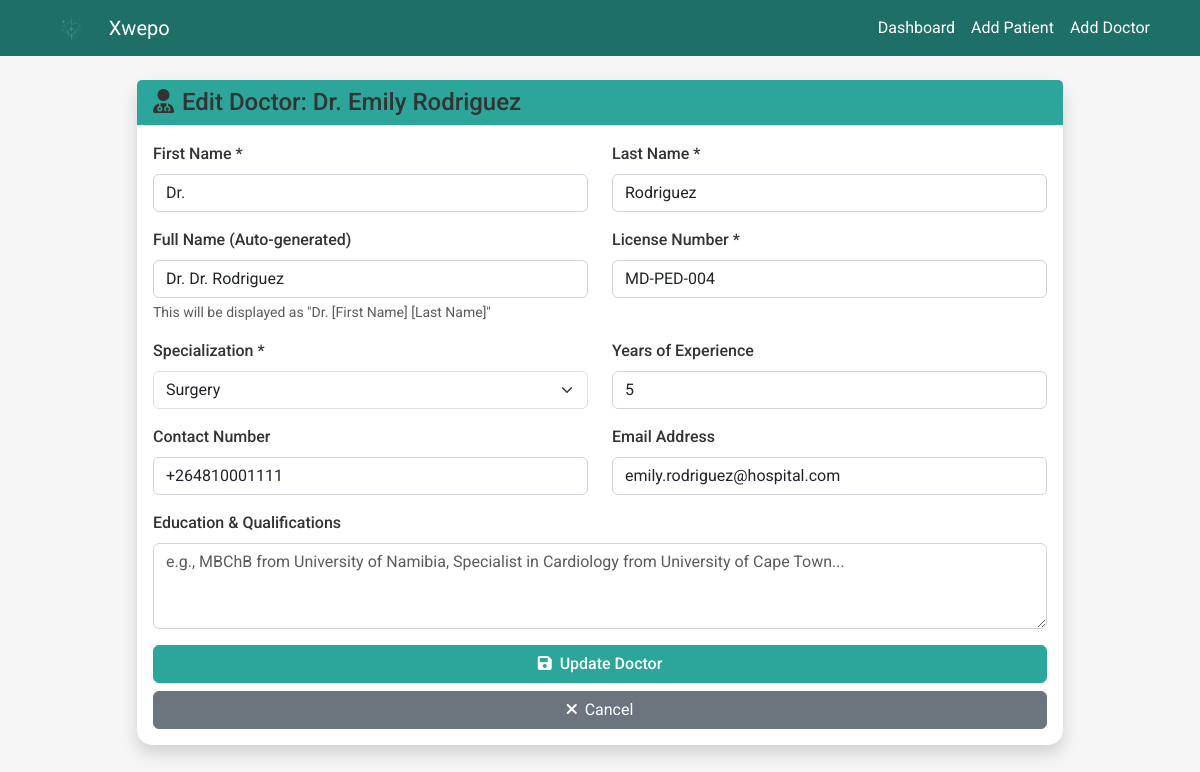
/edit_doctor/2 (signed in), run on the app's committed database.
### models.py (models this page shows)
class Doctor(db.Model):
    id = db.Column(db.Integer, primary_key=True)
    name = db.Column(db.String(100), nullable=False)
    specialization = db.Column(db.String(50))
    license_number = db.Column(db.String(50), unique=True)
    contact_number = db.Column(db.String(20))
    email = db.Column(db.String(120))
    experience_years = db.Column(db.Integer)
    education = db.Column(db.Text)
    created_at = db.Column(db.DateTime, default=datetime.now)
    appointments = db.relationship('Appointment', backref='doctor', lazy=True, cascade='all, delete-orphan')
    availabilities = db.relationship('DoctorAvailability', backref='doctor', lazy=True, cascade='all, delete-orphan')
    prescriptions = db.relationship('Prescription', backref='doctor', lazy=True, cascade='all, delete-orphan')
    medical_records = db.relationship('MedicalRecord', backref='doctor', lazy=True, cascade='all, delete-orphan')

### app.py (the view, shortened to what this page needs)
@app.route('/edit_doctor/<int:doctor_id>', methods=['GET', 'POST'])
@login_required
def edit_doctor(doctor_id):
    if current_user.role != 'admin':
        flash('Access denied. Admin privileges required.', 'error')
        return redirect(url_for('index'))
    doctor = Doctor.query.get_or_404(doctor_id)
    return render_template('edit_doctor.html', doctor=doctor)

### app.py (called while the page is built)
@login_manager.user_loader
def load_user(user_id):
    return User.query.get(int(user_id))

### templates/edit_doctor.html (shortened to what this page needs)
<!DOCTYPE html>
<html lang="en">
<head>
    <link href="https://cdn.jsdelivr.net/npm/bootstrap@5.3.0/dist/css/bootstrap.min.css" rel="stylesheet" onerror="this.onerror=null;this.href='{{ url_for('static', filename='libs/bootstrap/bootstrap.min.css') }}'">
    <link href="{{ url_for('static', filename='libs/fontawesome/css/all.min.css') }}" rel="stylesheet">
    <link href="{{ url_for('static', filename='css/color-scheme.css') }}" rel="stylesheet">
    <link href="{{ url_for('static', filename='css/color-scheme.css') }}" rel="stylesheet">
</head>
<body style="background-color: var(--light-gray);">
    <nav class="navbar navbar-expand-lg navbar-dark" style="background-color: var(--primary-teal-dark);">
        <div class="container">
            <a class="navbar-brand d-flex align-items-center" href="{{ url_for('index') }}">
                <img src="{{ url_for('static', filename='images/xwepo_logo.png') }}" alt="Xwepo" class="me-2" style="height: 30px;">
                <span>Xwepo</span>
            </a>
            <div class="navbar-nav ms-auto">
                <a class="nav-link" href="{{ url_for('index') }}">Dashboard</a>
                <a class="nav-link" href="{{ url_for('add_patient') }}">Add Patient</a>
                <a class="nav-link" href="{{ url_for('add_doctor') }}">Add Doctor</a>
            </div>
        </div>
    </nav>
    <div class="container mt-4">
        <div class="row justify-content-center">
            <div class="col-lg-10">
                <div class="card shadow">
                    <div class="card-header bg-primary text-white">
                        <h4 class="mb-0">
                            <i class="fas fa-user-md me-2"></i>Edit Doctor: {{ doctor.name }}
                        </h4>
                    </div>
                    <div class="card-body">
                        <form method="POST" action="{{ url_for('edit_doctor', doctor_id=doctor.id) }}">
                            <div class="row">
                                <div class="col-md-6">
                                    <div class="mb-3">
                                        <label for="first_name" class="form-label">First Name *</label>
                                        <input type="text" class="form-control" id="first_name" name="first_name" value="{{ doctor.first_name or doctor.name.split()[0] if doctor.name else '' }}" required>
                                    </div>
                                </div>
                                <div class="col-md-6">
                                    <div class="mb-3">
                                        <label for="last_name" class="form-label">Last Name *</label>
                                        <input type="text" class="form-control" id="last_name" name="last_name" value="{{ doctor.last_name or doctor.name.split()[-1] if doctor.name else '' }}" required>
                                    </div>
                                </div>
                            </div>
                            <div class="row">
                                <div class="col-md-6">
                                    <div class="mb-3">
                                        <label for="full_name_display" class="form-label">Full Name (Auto-generated)</label>
                                        <input type="text" class="form-control" id="full_name_display" readonly>
                                        <div class="form-text">This will be displayed as "Dr. [First Name] [Last Name]"</div>
                                    </div>
                                </div>
                                <div class="col-md-6">
                                    <div class="mb-3">
                                        <label for="license_number" class="form-label">License Number *</label>
                                        <input type="text" class="form-control" id="license_number" name="license_number"
                                               value="{{ doctor.license_number or '' }}" required>
                                    </div>
                                </div>
                            </div>
                            <div class="row">
                                <div class="col-md-6">
                                    <div class="mb-3">
                                        <label for="specialization" class="form-label">Specialization *</label>
                                        <select class="form-select" id="specialization" name="specialization" required>
                                            <option value="Surgery" {% if doctor.specialization == 'Surgery' %}selected{% endif %}>Surgery</option>
                                        </select>
                                    </div>
                                </div>
                                <div class="col-md-6">
                                    <div class="mb-3">
                                        <label for="experience_years" class="form-label">Years of Experience</label>
                                        <input type="number" class="form-control" id="experience_years" name="experience_years"
                                               value="{{ doctor.experience_years or '' }}" min="0" max="50">
                                    </div>
                                </div>
                            </div>
                            <div class="row">
                                <div class="col-md-6">
                                    <div class="mb-3">
                                        <label for="contact_number" class="form-label">Contact Number</label>
                                        <input type="tel" class="form-control" id="contact_number" name="contact_number"
                                               value="{{ doctor.contact_number or '' }}" placeholder="+264 61 123 4567">
                                    </div>
                                </div>
                                <div class="col-md-6">
                                    <div class="mb-3">
                                        <label for="email" class="form-label">Email Address</label>
                                        <input type="email" class="form-control" id="email" name="email"
                                               value="{{ doctor.email or '' }}" placeholder="doctor@windhoekmed.com.na">
                                    </div>
                                </div>
                            </div>
                            <div class="mb-3">
                                <label for="education" class="form-label">Education & Qualifications</label>
                                <textarea class="form-control" id="education" name="education" rows="3"
                                          placeholder="e.g., MBChB from University of Namibia, Specialist in Cardiology from University of Cape Town...">{{ doctor.education or '' }}</textarea>
                            </div>
                            <div class="d-grid gap-2">
                                <button type="submit" class="btn btn-primary">
                                    <i class="fas fa-save me-2"></i>Update Doctor
                                </button>
                                <a href="{{ url_for('index') }}" class="btn btn-secondary">
                                    <i class="fas fa-times me-2"></i>Cancel
                                </a>
                            </div>
                        </form>
                    </div>
                </div>
            </div>
        </div>
    </div>
</body>
</html>

### static/css/color-scheme.css (style rules this page uses)
:root { --primary-teal: #2CA69A; --primary-teal-dark: #1E6F68; --primary-teal-light: #A8D5D0; --white: #FFFFFF; --light-gray: #F5F5F5; --medium-gray: #6B6B6B; --dark-gray: #333333; --accent-blue: #007BFF; --accent-green: #28A745; --accent-orange: #FD7E14; --accent-red: #DC3545; --font-family: 'Roboto', sans-serif; }
body { font-family: var(--font-family); color: var(--dark-gray); background-color: var(--white); }
h1, h2, h3, h4, h5, h6 { color: var(--dark-gray); font-weight: 500; }
.btn-primary { background-color: var(--primary-teal); border-color: var(--primary-teal); color: var(--white); font-weight: 500; }
.navbar-brand, .navbar-nav .nav-link { color: var(--dark-gray); }
.navbar-dark .navbar-brand, .navbar-dark .navbar-nav .nav-link { color: var(--white); }
.card { border: none; box-shadow: 0 2px 4px rgba(0,0,0,0.1); background-color: var(--white); }
.card-header { background-color: var(--light-gray); border-bottom: 1px solid #e9ecef; color: var(--dark-gray); }
.form-control { border: 1px solid #ced4da; border-radius: 0.375rem; }
.form-label { color: var(--dark-gray); font-weight: 500; }
a { color: var(--primary-teal); }
.bg-primary { background-color: var(--primary-teal) !important; }

### templates/edit_doctor.html (style rules this page uses)
.card { border-radius: 15px; border: none; box-shadow: 0 5px 15px rgba(44, 166, 154, 0.1); background: var(--white); }

### data on the page
Doctor: name "Dr. Emily Rodriguez", first_name "Dr.", last_name "Rodriguez", license_number "MD-PED-004", specialization "Surgery", experience_years "5", contact_number "+264810001111", email "emily.rodriguez@hospital.com"
